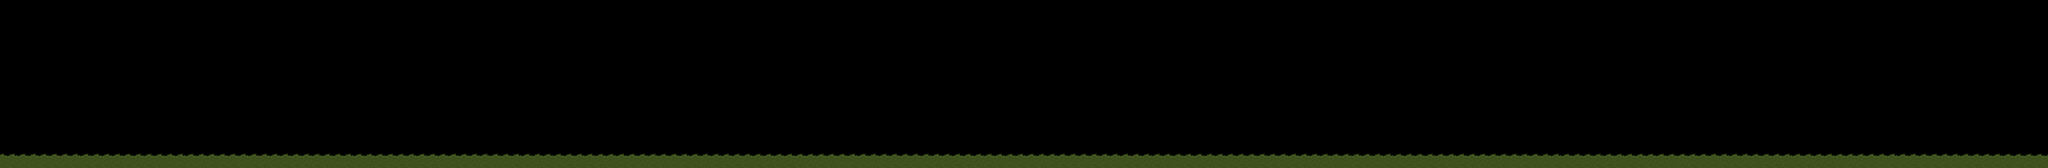

A 2D game scene composited from a Tiled map and its tileset images. What follows is a short description and the map's XML, with every tile layer's data as written:
An orthogonal 195x16 tile map with 32x32 px tiles, 1 tile layer (Collision).

<map version="1.10" tiledversion="1.10.1" orientation="orthogonal" renderorder="right-down" width="195" height="16" tilewidth="32" tileheight="32" infinite="0" nextlayerid="8" nextobjectid="1">
 <tileset firstgid="1" source="GrassTiles.tsx" />
 <layer id="1" name="Collision" width="195" height="16">
  <data encoding="csv">
0,0,0,0,0,0,0,0,0,0,0,0,0,0,0,0,0,0,0,0,0,0,0,0,0,0,0,0,0,0,0,0,0,0,0,0,0,0,0,0,0,0,0,0,0,0,0,0,0,0,0,0,0,0,0,0,0,0,0,0,0,0,0,0,0,0,0,0,0,0,0,0,0,0,0,0,0,0,0,0,0,0,0,0,0,0,0,0,0,0,0,0,0,0,0,0,0,0,0,0,0,0,0,0,0,0,0,0,0,0,0,0,0,0,0,0,0,0,0,0,0,0,0,0,0,0,0,0,0,0,0,0,0,0,0,0,0,0,0,0,0,0,0,0,0,0,0,0,0,0,0,0,0,0,0,0,0,0,0,0,0,0,0,0,0,0,0,0,0,0,0,0,0,0,0,0,0,0,0,0,0,0,0,0,0,0,0,0,0,0,0,0,0,0,0,
0,0,0,0,0,0,0,0,0,0,0,0,0,0,0,0,0,0,0,0,0,0,0,0,0,0,0,0,0,0,0,0,0,0,0,0,0,0,0,0,0,0,0,0,0,0,0,0,0,0,0,0,0,0,0,0,0,0,0,0,0,0,0,0,0,0,0,0,0,0,0,0,0,0,0,0,0,0,0,0,0,0,0,0,0,0,0,0,0,0,0,0,0,0,0,0,0,0,0,0,0,0,0,0,0,0,0,0,0,0,0,0,0,0,0,0,0,0,0,0,0,0,0,0,0,0,0,0,0,0,0,0,0,0,0,0,0,0,0,0,0,0,0,0,0,0,0,0,0,0,0,0,0,0,0,0,0,0,0,0,0,0,0,0,0,0,0,0,0,0,0,0,0,0,0,0,0,0,0,0,0,0,0,0,0,0,0,0,0,0,0,0,0,0,0,
0,0,0,0,0,0,0,0,0,0,0,0,0,0,0,0,0,0,0,0,0,0,0,0,0,0,0,0,0,0,0,0,0,0,0,0,0,0,0,0,0,0,0,0,0,0,0,0,0,0,0,0,0,0,0,0,0,0,0,0,0,0,0,0,0,0,0,0,0,0,0,0,0,0,0,0,0,0,0,0,0,0,0,0,0,0,0,0,0,0,0,0,0,0,0,0,0,0,0,0,0,0,0,0,0,0,0,0,0,0,0,0,0,0,0,0,0,0,0,0,0,0,0,0,0,0,0,0,0,0,0,0,0,0,0,0,0,0,0,0,0,0,0,0,0,0,0,0,0,0,0,0,0,0,0,0,0,0,0,0,0,0,0,0,0,0,0,0,0,0,0,0,0,0,0,0,0,0,0,0,0,0,0,0,0,0,0,0,0,0,0,0,0,0,0,
0,0,0,0,0,0,0,0,0,0,0,0,0,0,0,0,0,0,0,0,0,0,0,0,0,0,0,0,0,0,0,0,0,0,0,0,0,0,0,0,0,0,0,0,0,0,0,0,0,0,0,0,0,0,0,0,0,0,0,0,0,0,0,0,0,0,0,0,0,0,0,0,0,0,0,0,0,0,0,0,0,0,0,0,0,0,0,0,0,0,0,0,0,0,0,0,0,0,0,0,0,0,0,0,0,0,0,0,0,0,0,0,0,0,0,0,0,0,0,0,0,0,0,0,0,0,0,0,0,0,0,0,0,0,0,0,0,0,0,0,0,0,0,0,0,0,0,0,0,0,0,0,0,0,0,0,0,0,0,0,0,0,0,0,0,0,0,0,0,0,0,0,0,0,0,0,0,0,0,0,0,0,0,0,0,0,0,0,0,0,0,0,0,0,0,
0,0,0,0,0,0,0,0,0,0,0,0,0,0,0,0,0,0,0,0,0,0,0,0,0,0,0,0,0,0,0,0,0,0,0,0,0,0,0,0,0,0,0,0,0,0,0,0,0,0,0,0,0,0,0,0,0,0,0,0,0,0,0,0,0,0,0,0,0,0,0,0,0,0,0,0,0,0,0,0,0,0,0,0,0,0,0,0,0,0,0,0,0,0,0,0,0,0,0,0,0,0,0,0,0,0,0,0,0,0,0,0,0,0,0,0,0,0,0,0,0,0,0,0,0,0,0,0,0,0,0,0,0,0,0,0,0,0,0,0,0,0,0,0,0,0,0,0,0,0,0,0,0,0,0,0,0,0,0,0,0,0,0,0,0,0,0,0,0,0,0,0,0,0,0,0,0,0,0,0,0,0,0,0,0,0,0,0,0,0,0,0,0,0,0,
0,0,0,0,0,0,0,0,0,0,0,0,0,0,0,0,0,0,0,0,0,0,0,0,0,0,0,0,0,0,0,0,0,0,0,0,0,0,0,0,0,0,0,0,0,0,0,0,0,0,0,0,0,0,0,0,0,0,0,0,0,0,0,0,0,0,0,0,0,0,0,0,0,0,0,0,0,0,0,0,0,0,0,0,0,0,0,0,0,0,0,0,0,0,0,0,0,0,0,0,0,0,0,0,0,0,0,0,0,0,0,0,0,0,0,0,0,0,0,0,0,0,0,0,0,0,0,0,0,0,0,0,0,0,0,0,0,0,0,0,0,0,0,0,0,0,0,0,0,0,0,0,0,0,0,0,0,0,0,0,0,0,0,0,0,0,0,0,0,0,0,0,0,0,0,0,0,0,0,0,0,0,0,0,0,0,0,0,0,0,0,0,0,0,0,
0,0,0,0,0,0,0,0,0,0,0,0,0,0,0,0,0,0,0,0,0,0,0,0,0,0,0,0,0,0,0,0,0,0,0,0,0,0,0,0,0,0,0,0,0,0,0,0,0,0,0,0,0,0,0,0,0,0,0,0,0,0,0,0,0,0,0,0,0,0,0,0,0,0,0,0,0,0,0,0,0,0,0,0,0,0,0,0,0,0,0,0,0,0,0,0,0,0,0,0,0,0,0,0,0,0,0,0,0,0,0,0,0,0,0,0,0,0,0,0,0,0,0,0,0,0,0,0,0,0,0,0,0,0,0,0,0,0,0,0,0,0,0,0,0,0,0,0,0,0,0,0,0,0,0,0,0,0,0,0,0,0,0,0,0,0,0,0,0,0,0,0,0,0,0,0,0,0,0,0,0,0,0,0,0,0,0,0,0,0,0,0,0,0,0,
0,0,0,0,0,0,0,0,0,0,0,0,0,0,0,0,0,0,0,0,0,0,0,0,0,0,0,0,0,0,0,0,0,0,0,0,0,0,0,0,0,0,0,0,0,0,0,0,0,0,0,0,0,0,0,0,0,0,0,0,0,0,0,0,0,0,0,0,0,0,0,0,0,0,0,0,0,0,0,0,0,0,0,0,0,0,0,0,0,0,0,0,0,0,0,0,0,0,0,0,0,0,0,0,0,0,0,0,0,0,0,0,0,0,0,0,0,0,0,0,0,0,0,0,0,0,0,0,0,0,0,0,0,0,0,0,0,0,0,0,0,0,0,0,0,0,0,0,0,0,0,0,0,0,0,0,0,0,0,0,0,0,0,0,0,0,0,0,0,0,0,0,0,0,0,0,0,0,0,0,0,0,0,0,0,0,0,0,0,0,0,0,0,0,0,
0,0,0,0,0,0,0,0,0,0,0,0,0,0,0,0,0,0,0,0,0,0,0,0,0,0,0,0,0,0,0,0,0,0,0,0,0,0,0,0,0,0,0,0,0,0,0,0,0,0,0,0,0,0,0,0,0,0,0,0,0,0,0,0,0,0,0,0,0,0,0,0,0,0,0,0,0,0,0,0,0,0,0,0,0,0,0,0,0,0,0,0,0,0,0,0,0,0,0,0,0,0,0,0,0,0,0,0,0,0,0,0,0,0,0,0,0,0,0,0,0,0,0,0,0,0,0,0,0,0,0,0,0,0,0,0,0,0,0,0,0,0,0,0,0,0,0,0,0,0,0,0,0,0,0,0,0,0,0,0,0,0,0,0,0,0,0,0,0,0,0,0,0,0,0,0,0,0,0,0,0,0,0,0,0,0,0,0,0,0,0,0,0,0,0,
0,0,0,0,0,0,0,0,0,0,0,0,0,0,0,0,0,0,0,0,0,0,0,0,0,0,0,0,0,0,0,0,0,0,0,0,0,0,0,0,0,0,0,0,0,0,0,0,0,0,0,0,0,0,0,0,0,0,0,0,0,0,0,0,0,0,0,0,0,0,0,0,0,0,0,0,0,0,0,0,0,0,0,0,0,0,0,0,0,0,0,0,0,0,0,0,0,0,0,0,0,0,0,0,0,0,0,0,0,0,0,0,0,0,0,0,0,0,0,0,0,0,0,0,0,0,0,0,0,0,0,0,0,0,0,0,0,0,0,0,0,0,0,0,0,0,0,0,0,0,0,0,0,0,0,0,0,0,0,0,0,0,0,0,0,0,0,0,0,0,0,0,0,0,0,0,0,0,0,0,0,0,0,0,0,0,0,0,0,0,0,0,0,0,0,
0,0,0,0,0,0,0,0,0,0,0,0,0,0,0,0,0,0,0,0,0,0,0,0,0,0,0,0,0,0,0,0,0,0,0,0,0,0,0,0,0,0,0,0,0,0,0,0,0,0,0,0,0,0,0,0,0,0,0,0,0,0,0,0,0,0,0,0,0,0,0,0,0,0,0,0,0,0,0,0,0,0,0,0,0,0,0,0,0,0,0,0,0,0,0,0,0,0,0,0,0,0,0,0,0,0,0,0,0,0,0,0,0,0,0,0,0,0,0,0,0,0,0,0,0,0,0,0,0,0,0,0,0,0,0,0,0,0,0,0,0,0,0,0,0,0,0,0,0,0,0,0,0,0,0,0,0,0,0,0,0,0,0,0,0,0,0,0,0,0,0,0,0,0,0,0,0,0,0,0,0,0,0,0,0,0,0,0,0,0,0,0,0,0,0,
0,0,0,0,0,0,0,0,0,0,0,0,0,0,0,0,0,0,0,0,0,0,0,0,0,0,0,0,0,0,0,0,0,0,0,0,0,0,0,0,0,0,0,0,0,0,0,0,0,0,0,0,0,0,0,0,0,0,0,0,0,0,0,0,0,0,0,0,0,0,0,0,0,0,0,0,0,0,0,0,0,0,0,0,0,0,0,0,0,0,0,0,0,0,0,0,0,0,0,0,0,0,0,0,0,0,0,0,0,0,0,0,0,0,0,0,0,0,0,0,0,0,0,0,0,0,0,0,0,0,0,0,0,0,0,0,0,0,0,0,0,0,0,0,0,0,0,0,0,0,0,0,0,0,0,0,0,0,0,0,0,0,0,0,0,0,0,0,0,0,0,0,0,0,0,0,0,0,0,0,0,0,0,0,0,0,0,0,0,0,0,0,0,0,0,
0,0,0,0,0,0,0,0,0,0,0,0,0,0,0,0,0,0,0,0,0,0,0,0,0,0,0,0,0,0,0,0,0,0,0,0,0,0,0,0,0,0,0,0,0,0,0,0,0,0,0,0,0,0,0,0,0,0,0,0,0,0,0,0,0,0,0,0,0,0,0,0,0,0,0,0,0,0,0,0,0,0,0,0,0,0,0,0,0,0,0,0,0,0,0,0,0,0,0,0,0,0,0,0,0,0,0,0,0,0,0,0,0,0,0,0,0,0,0,0,0,0,0,0,0,0,0,0,0,0,0,0,0,0,0,0,0,0,0,0,0,0,0,0,0,0,0,0,0,0,0,0,0,0,0,0,0,0,0,0,0,0,0,0,0,0,0,0,0,0,0,0,0,0,0,0,0,0,0,0,0,0,0,0,0,0,0,0,0,0,0,0,0,0,0,
0,0,0,0,0,0,0,0,0,0,0,0,0,0,0,0,0,0,0,0,0,0,0,0,0,0,0,0,0,0,0,0,0,0,0,0,0,0,0,0,0,0,0,0,0,0,0,0,0,0,0,0,0,0,0,0,0,0,0,0,0,0,0,0,0,0,0,0,0,0,0,0,0,117,0,0,0,0,0,0,0,0,0,0,0,0,0,0,0,0,0,0,0,0,0,0,0,0,0,0,0,0,0,0,0,0,0,0,0,0,0,0,0,0,0,0,0,0,0,0,0,0,0,0,0,0,0,0,0,0,0,0,0,0,0,0,0,0,0,0,0,0,0,0,0,0,0,0,0,0,0,0,0,0,0,0,0,0,0,0,0,0,0,0,0,0,0,0,0,0,0,0,0,0,0,0,0,0,0,0,0,0,0,0,0,0,0,0,0,0,0,0,0,0,0,
5,5,5,5,5,5,5,5,5,5,5,5,5,5,5,5,5,5,5,5,5,5,5,5,5,5,5,5,5,5,5,5,5,5,5,5,5,5,5,5,5,5,5,5,5,5,5,5,5,5,5,5,5,5,5,5,5,5,5,5,5,5,5,5,5,5,5,5,5,5,5,5,5,5,5,5,5,5,5,5,5,5,5,5,5,5,5,5,5,5,5,5,5,5,5,5,5,5,5,5,5,5,5,5,5,5,5,5,5,5,5,5,5,5,5,5,5,5,5,5,5,5,5,5,5,5,5,5,5,5,5,5,5,5,5,5,5,5,5,5,5,5,5,5,5,5,5,5,5,5,5,5,5,5,5,5,5,5,5,5,5,5,5,5,5,5,5,5,5,5,5,5,5,5,5,5,5,5,5,5,5,5,5,5,5,5,5,5,5,5,5,5,5,5,5,
21,21,21,21,21,21,21,21,21,21,21,21,21,21,21,21,21,21,21,21,21,21,21,21,21,21,21,21,21,21,21,21,21,21,21,21,21,21,21,21,21,21,21,21,21,21,21,21,21,21,21,21,21,21,21,21,21,21,21,21,21,21,21,21,21,21,21,21,21,21,21,21,21,21,21,21,21,21,21,21,21,21,21,21,21,21,21,21,21,21,21,21,21,21,21,21,21,21,21,21,21,21,21,21,21,21,21,21,21,21,21,21,21,21,21,21,21,21,21,21,21,21,21,21,21,21,21,21,21,21,21,21,21,21,21,21,21,21,21,21,21,21,21,21,21,21,21,21,21,21,21,21,21,21,21,21,21,21,21,21,21,21,21,21,21,21,21,21,21,21,21,21,21,21,21,21,21,21,21,21,21,21,21,21,21,21,21,21,21,21,21,21,21,21,21
</data>
 </layer>
</map>
